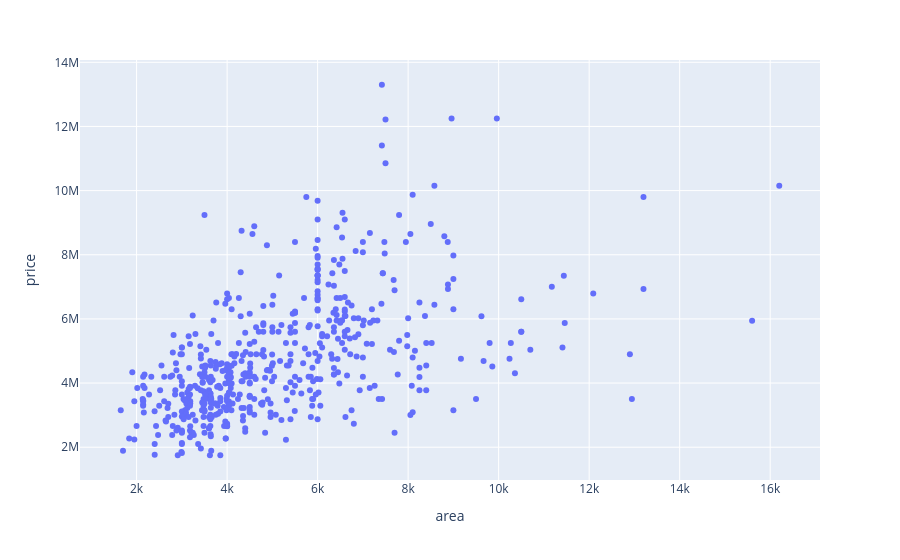

Write notebook code for a chart like this one.
### Markdown cell above
## Part 5: Visualisation

PySpark DataFrames come with built-in plotting capabilities, primarily powered by the `plotly` backend. Because Spark is designed for massive datasets, the plotting API usually aggregates or samples the data behind the scenes before sending it to the browser to render, preventing out-of-memory errors on your local machine.

Let's explore some basic plots using our housing dataset. We will thoroughly comment the parameters so you understand exactly how to build rich, multi-dimensional charts.

### Code cell
# A simple scatter plot to visualize the relationship between Area and Price.
# We pass the exact column names as strings to the x and y parameters.
df.plot.scatter(x="area", y="price")

### Figure 1 — Plotly figure (JSON) as saved in the notebook; plotly's stock layout.template omitted (floating-point values rounded to 4 significant figures; data arrays with more than 128 entries replaced by an {"elided": "..."} marker saying what was removed)
{"data": [{"hovertemplate": "area=%{x}<br>price=%{y}<extra></extra>", "legendgroup": "", "marker": {"color": "#636efa", "symbol": "circle"}, "mode": "markers", "name": "", "orientation": "v", "showlegend": false, "type": "scatter", "x": {"elided": "545 int values"}, "xaxis": "x", "y": {"elided": "545 int values"}, "yaxis": "y"}], "layout": {"legend": {"tracegroupgap": 0}, "margin": {"t": 60}, "xaxis": {"anchor": "y", "domain": [0, 1], "title": {"text": "area"}}, "yaxis": {"anchor": "x", "domain": [0, 1], "title": {"text": "price"}}}}
